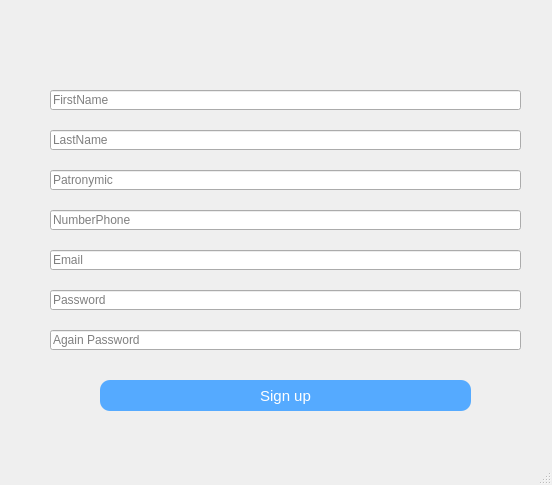
<?xml version="1.0" encoding="UTF-8"?>
<ui version="4.0">
 <class>MainWindow</class>
 <widget class="QMainWindow" name="MainWindow">
  <property name="geometry">
   <rect>
    <x>0</x>
    <y>0</y>
    <width>552</width>
    <height>485</height>
   </rect>
  </property>
  <property name="font">
   <font>
    <family>Times New Roman</family>
   </font>
  </property>
  <property name="windowTitle">
   <string>MainWindow</string>
  </property>
  <widget class="QWidget" name="centralwidget">
   <widget class="QLineEdit" name="lineEdit_FirstName">
    <property name="geometry">
     <rect>
      <x>50</x>
      <y>90</y>
      <width>471</width>
      <height>20</height>
     </rect>
    </property>
    <property name="font">
     <font>
      <family>Arial</family>
      <pointsize>9</pointsize>
     </font>
    </property>
    <property name="placeholderText">
     <string>FirstName</string>
    </property>
   </widget>
   <widget class="QLineEdit" name="lineEdit_LastName">
    <property name="geometry">
     <rect>
      <x>50</x>
      <y>130</y>
      <width>471</width>
      <height>20</height>
     </rect>
    </property>
    <property name="font">
     <font>
      <family>Arial</family>
      <pointsize>9</pointsize>
     </font>
    </property>
    <property name="placeholderText">
     <string>LastName</string>
    </property>
   </widget>
   <widget class="QLabel" name="label_Logo">
    <property name="geometry">
     <rect>
      <x>240</x>
      <y>10</y>
      <width>71</width>
      <height>71</height>
     </rect>
    </property>
    <property name="text">
     <string/>
    </property>
    <property name="pixmap">
     <pixmap>../TransportCompany/Resources/Logo.png</pixmap>
    </property>
   </widget>
   <widget class="QPushButton" name="pushButton_SignUp">
    <property name="geometry">
     <rect>
      <x>100</x>
      <y>380</y>
      <width>371</width>
      <height>31</height>
     </rect>
    </property>
    <property name="font">
     <font>
      <family>Arial</family>
      <pointsize>11</pointsize>
     </font>
    </property>
    <property name="styleSheet">
     <string notr="true">color: rgb(255, 255, 255);
background-color: rgb(85, 170, 255);
border-radius: 10px</string>
    </property>
    <property name="text">
     <string>Sign up</string>
    </property>
   </widget>
   <widget class="QLineEdit" name="lineEdit_Patronymic">
    <property name="geometry">
     <rect>
      <x>50</x>
      <y>170</y>
      <width>471</width>
      <height>20</height>
     </rect>
    </property>
    <property name="font">
     <font>
      <family>Arial</family>
      <pointsize>9</pointsize>
     </font>
    </property>
    <property name="placeholderText">
     <string>Patronymic</string>
    </property>
   </widget>
   <widget class="QLineEdit" name="lineEdit_NumberPhone">
    <property name="geometry">
     <rect>
      <x>50</x>
      <y>210</y>
      <width>471</width>
      <height>20</height>
     </rect>
    </property>
    <property name="font">
     <font>
      <family>Arial</family>
      <pointsize>9</pointsize>
     </font>
    </property>
    <property name="placeholderText">
     <string>NumberPhone</string>
    </property>
   </widget>
   <widget class="QLineEdit" name="lineEdit_Email">
    <property name="geometry">
     <rect>
      <x>50</x>
      <y>250</y>
      <width>471</width>
      <height>20</height>
     </rect>
    </property>
    <property name="font">
     <font>
      <family>Arial</family>
      <pointsize>9</pointsize>
     </font>
    </property>
    <property name="placeholderText">
     <string>Email</string>
    </property>
   </widget>
   <widget class="QLineEdit" name="lineEdit_Password">
    <property name="geometry">
     <rect>
      <x>50</x>
      <y>290</y>
      <width>471</width>
      <height>20</height>
     </rect>
    </property>
    <property name="font">
     <font>
      <family>Arial</family>
      <pointsize>9</pointsize>
     </font>
    </property>
    <property name="placeholderText">
     <string>Password</string>
    </property>
   </widget>
   <widget class="QLineEdit" name="lineEdit_Role">
    <property name="geometry">
     <rect>
      <x>50</x>
      <y>330</y>
      <width>471</width>
      <height>20</height>
     </rect>
    </property>
    <property name="font">
     <font>
      <family>Arial</family>
      <pointsize>9</pointsize>
     </font>
    </property>
    <property name="placeholderText">
     <string>Again Password</string>
    </property>
   </widget>
  </widget>
  <widget class="QMenuBar" name="menubar">
   <property name="geometry">
    <rect>
     <x>0</x>
     <y>0</y>
     <width>552</width>
     <height>21</height>
    </rect>
   </property>
  </widget>
  <widget class="QStatusBar" name="statusbar"/>
 </widget>
 <resources/>
 <connections/>
</ui>
